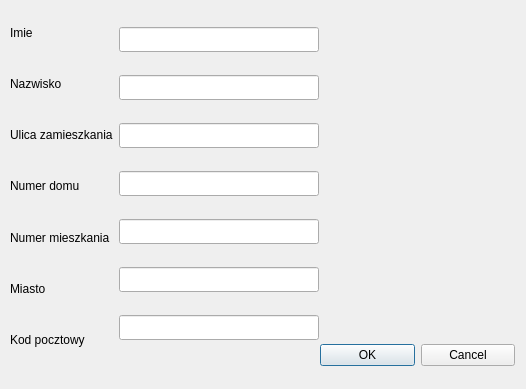
<?xml version="1.0" encoding="UTF-8"?>
<ui version="4.0">
 <class>FormularzDodajKlienta</class>
 <widget class="QDialog" name="FormularzDodajKlienta">
  <property name="geometry">
   <rect>
    <x>0</x>
    <y>0</y>
    <width>526</width>
    <height>389</height>
   </rect>
  </property>
  <property name="windowTitle">
   <string>Dialog</string>
  </property>
  <widget class="QWidget" name="layoutWidget">
   <property name="geometry">
    <rect>
     <x>320</x>
     <y>340</y>
     <width>195</width>
     <height>30</height>
    </rect>
   </property>
   <layout class="QHBoxLayout" name="horizontalLayout_2">
    <item>
     <widget class="QPushButton" name="buttonOK">
      <property name="text">
       <string>OK</string>
      </property>
     </widget>
    </item>
    <item>
     <widget class="QPushButton" name="buttonCancel">
      <property name="text">
       <string>Cancel</string>
      </property>
     </widget>
    </item>
   </layout>
  </widget>
  <widget class="QWidget" name="layoutWidget">
   <property name="geometry">
    <rect>
     <x>10</x>
     <y>10</y>
     <width>465</width>
     <height>352</height>
    </rect>
   </property>
   <layout class="QHBoxLayout" name="horizontalLayout_3">
    <item>
     <layout class="QVBoxLayout" name="verticalLayout_2">
      <item>
       <widget class="QLabel" name="labelImie">
        <property name="text">
         <string>Imie</string>
        </property>
       </widget>
      </item>
      <item>
       <widget class="QLabel" name="labelNazwisko">
        <property name="text">
         <string>Nazwisko</string>
        </property>
       </widget>
      </item>
      <item>
       <widget class="QLabel" name="labelUlica">
        <property name="text">
         <string>Ulica zamieszkania</string>
        </property>
       </widget>
      </item>
      <item>
       <widget class="QLabel" name="labelNrDomu">
        <property name="text">
         <string>Numer domu</string>
        </property>
       </widget>
      </item>
      <item>
       <widget class="QLabel" name="labelNrMieszkania">
        <property name="text">
         <string>Numer mieszkania</string>
        </property>
       </widget>
      </item>
      <item>
       <widget class="QLabel" name="labelMiasto">
        <property name="text">
         <string>Miasto</string>
        </property>
       </widget>
      </item>
      <item>
       <widget class="QLabel" name="labelKod">
        <property name="text">
         <string>Kod pocztowy</string>
        </property>
       </widget>
      </item>
     </layout>
    </item>
    <item>
     <layout class="QHBoxLayout" name="horizontalLayout">
      <item>
       <layout class="QVBoxLayout" name="verticalLayout_4">
        <item>
         <widget class="QLineEdit" name="lineImie">
          <property name="minimumSize">
           <size>
            <width>200</width>
            <height>25</height>
           </size>
          </property>
         </widget>
        </item>
        <item>
         <widget class="QLineEdit" name="lineNazwisko">
          <property name="minimumSize">
           <size>
            <width>200</width>
            <height>25</height>
           </size>
          </property>
         </widget>
        </item>
        <item>
         <widget class="QLineEdit" name="lineUlica">
          <property name="minimumSize">
           <size>
            <width>200</width>
            <height>25</height>
           </size>
          </property>
          <property name="maximumSize">
           <size>
            <width>16777215</width>
            <height>16777215</height>
           </size>
          </property>
         </widget>
        </item>
        <item>
         <widget class="QLineEdit" name="lineNrDomu">
          <property name="minimumSize">
           <size>
            <width>200</width>
            <height>25</height>
           </size>
          </property>
         </widget>
        </item>
        <item>
         <widget class="QLineEdit" name="lineNrMieszkania">
          <property name="minimumSize">
           <size>
            <width>200</width>
            <height>25</height>
           </size>
          </property>
         </widget>
        </item>
        <item>
         <widget class="QLineEdit" name="lineMiasto">
          <property name="minimumSize">
           <size>
            <width>200</width>
            <height>25</height>
           </size>
          </property>
         </widget>
        </item>
        <item>
         <widget class="QLineEdit" name="lineKod">
          <property name="minimumSize">
           <size>
            <width>200</width>
            <height>25</height>
           </size>
          </property>
         </widget>
        </item>
       </layout>
      </item>
      <item>
       <layout class="QVBoxLayout" name="verticalLayout_3">
        <item>
         <widget class="QLabel" name="labelImieWymagane">
          <property name="sizePolicy">
           <sizepolicy hsizetype="Expanding" vsizetype="Expanding">
            <horstretch>0</horstretch>
            <verstretch>0</verstretch>
           </sizepolicy>
          </property>
          <property name="minimumSize">
           <size>
            <width>0</width>
            <height>0</height>
           </size>
          </property>
          <property name="maximumSize">
           <size>
            <width>300</width>
            <height>16777215</height>
           </size>
          </property>
          <property name="text">
           <string/>
          </property>
         </widget>
        </item>
        <item>
         <widget class="QLabel" name="labelNazwiskoWymagane">
          <property name="sizePolicy">
           <sizepolicy hsizetype="Expanding" vsizetype="Expanding">
            <horstretch>0</horstretch>
            <verstretch>0</verstretch>
           </sizepolicy>
          </property>
          <property name="minimumSize">
           <size>
            <width>0</width>
            <height>0</height>
           </size>
          </property>
          <property name="maximumSize">
           <size>
            <width>300</width>
            <height>16777215</height>
           </size>
          </property>
          <property name="text">
           <string/>
          </property>
         </widget>
        </item>
        <item>
         <widget class="QLabel" name="labelUlicaWymagane">
          <property name="sizePolicy">
           <sizepolicy hsizetype="Expanding" vsizetype="Expanding">
            <horstretch>0</horstretch>
            <verstretch>0</verstretch>
           </sizepolicy>
          </property>
          <property name="minimumSize">
           <size>
            <width>0</width>
            <height>0</height>
           </size>
          </property>
          <property name="maximumSize">
           <size>
            <width>300</width>
            <height>16777215</height>
           </size>
          </property>
          <property name="text">
           <string/>
          </property>
         </widget>
        </item>
        <item>
         <widget class="QLabel" name="labelNrDomuWymagane">
          <property name="sizePolicy">
           <sizepolicy hsizetype="Expanding" vsizetype="Expanding">
            <horstretch>0</horstretch>
            <verstretch>0</verstretch>
           </sizepolicy>
          </property>
          <property name="minimumSize">
           <size>
            <width>0</width>
            <height>0</height>
           </size>
          </property>
          <property name="maximumSize">
           <size>
            <width>300</width>
            <height>16777215</height>
           </size>
          </property>
          <property name="text">
           <string/>
          </property>
         </widget>
        </item>
        <item>
         <widget class="QLabel" name="labelNrMieszkaniaWymagane">
          <property name="sizePolicy">
           <sizepolicy hsizetype="Expanding" vsizetype="Expanding">
            <horstretch>0</horstretch>
            <verstretch>0</verstretch>
           </sizepolicy>
          </property>
          <property name="minimumSize">
           <size>
            <width>0</width>
            <height>0</height>
           </size>
          </property>
          <property name="maximumSize">
           <size>
            <width>300</width>
            <height>16777215</height>
           </size>
          </property>
          <property name="text">
           <string/>
          </property>
         </widget>
        </item>
        <item>
         <widget class="QLabel" name="labelMiastoWymagane">
          <property name="sizePolicy">
           <sizepolicy hsizetype="Expanding" vsizetype="Expanding">
            <horstretch>0</horstretch>
            <verstretch>0</verstretch>
           </sizepolicy>
          </property>
          <property name="minimumSize">
           <size>
            <width>0</width>
            <height>0</height>
           </size>
          </property>
          <property name="maximumSize">
           <size>
            <width>300</width>
            <height>16777215</height>
           </size>
          </property>
          <property name="text">
           <string/>
          </property>
         </widget>
        </item>
        <item>
         <widget class="QLabel" name="labelKodWymagane">
          <property name="sizePolicy">
           <sizepolicy hsizetype="Expanding" vsizetype="Expanding">
            <horstretch>0</horstretch>
            <verstretch>0</verstretch>
           </sizepolicy>
          </property>
          <property name="minimumSize">
           <size>
            <width>0</width>
            <height>0</height>
           </size>
          </property>
          <property name="maximumSize">
           <size>
            <width>300</width>
            <height>16777215</height>
           </size>
          </property>
          <property name="text">
           <string/>
          </property>
         </widget>
        </item>
       </layout>
      </item>
     </layout>
    </item>
   </layout>
  </widget>
 </widget>
 <resources/>
 <connections/>
</ui>
